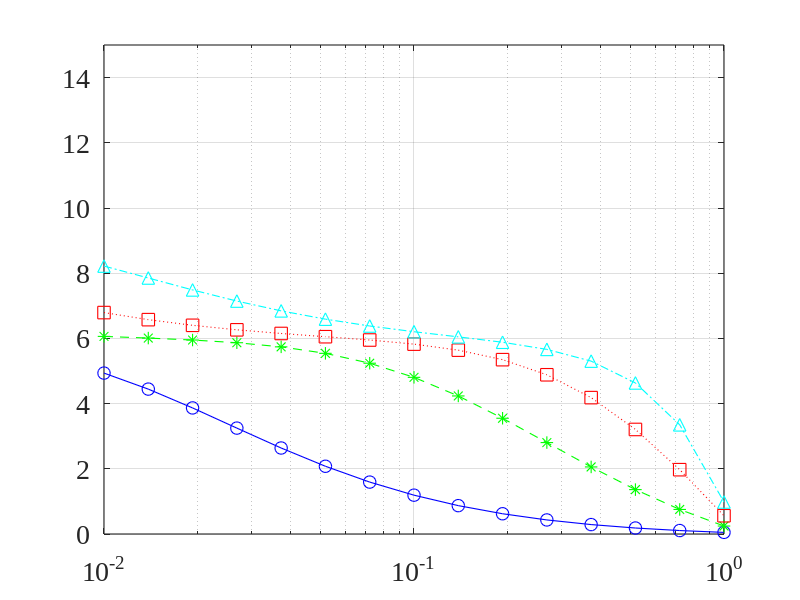
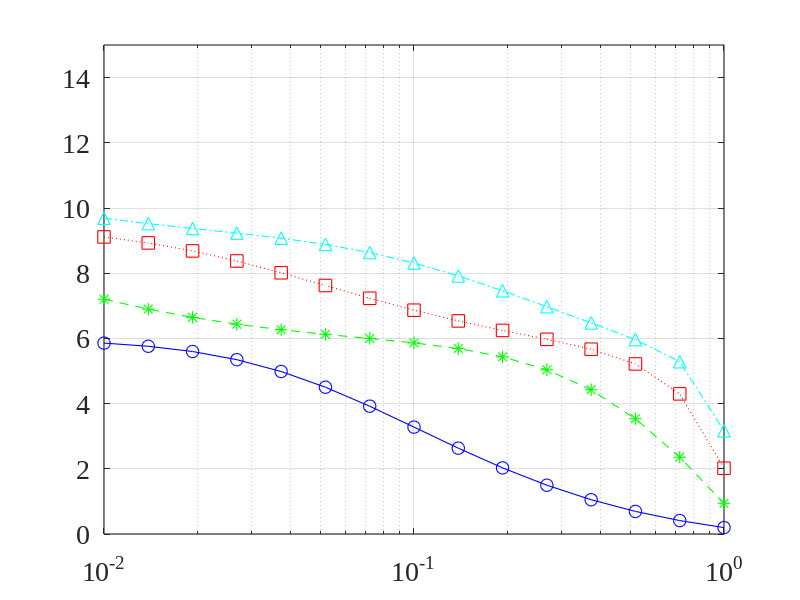
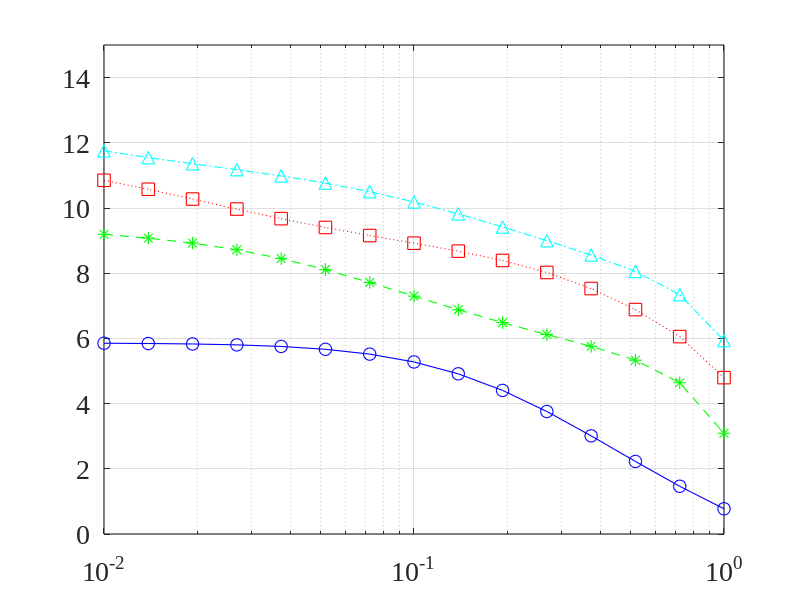
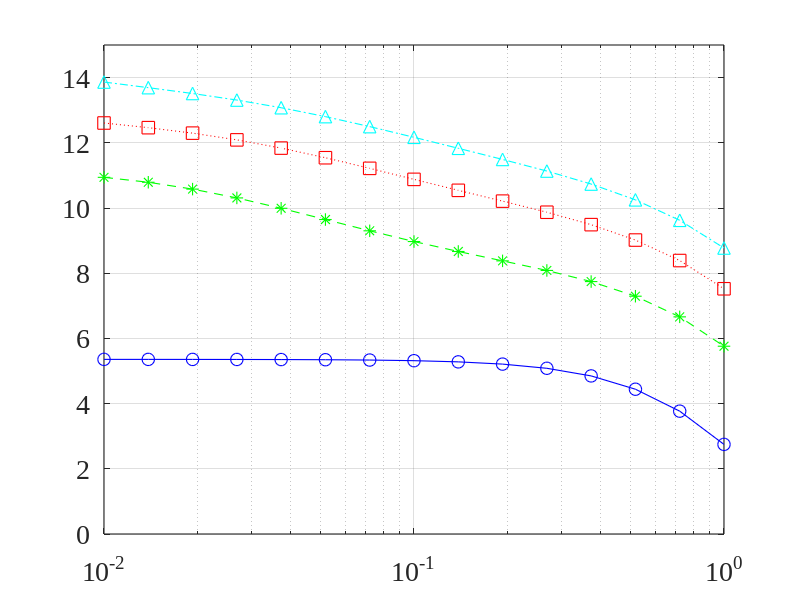

These charts were generated, in order, by the following MATLAB code:
close all; clc; clear all;
linewd = 0.8;
hcfontsize = 20;
MarkerSize=9;
c=340;

theta_d=0/180*pi;
delta=1e-2;
f_vec=[1 2 4 8]*1e3;  % frequencies

M_values=[2 4 6 8]; % Number of sensors

alpha_values=logspace(-2,0,15)';  % frequency

D1_dB_values=zeros(length(alpha_values),length(M_values));
D2_dB_values=zeros(length(alpha_values),length(M_values));
D3_dB_values=zeros(length(alpha_values),length(M_values));
D4_dB_values=zeros(length(alpha_values),length(M_values));

for idxM=1:length(M_values)
    M=M_values(idxM);
    [m_mat,n_mat]=meshgrid(1:M,1:M);
    for idx_a=1:length(alpha_values)
        alpha=alpha_values(idx_a);
        fk=f_vec(1);
        d=exp(-1i*2*pi*fk*delta/c*(0:M-1)'*cos(theta_d));
        Gamma0=sinc(2*fk*delta/c*(m_mat-n_mat));
        Gamma_alpha=(1-alpha)*Gamma0+alpha*eye(M);
        h=(Gamma_alpha\d)/(d'/Gamma_alpha*d);
        D1_dB_values(idx_a,idxM)=10*log10(abs(h'*d)^2/(h'*Gamma0*h));
        fk=f_vec(2);
        d=exp(-1i*2*pi*fk*delta/c*(0:M-1)'*cos(theta_d));
        Gamma0=sinc(2*fk*delta/c*(m_mat-n_mat));
        Gamma_alpha=(1-alpha)*Gamma0+alpha*eye(M);
        h=(Gamma_alpha\d)/(d'/Gamma_alpha*d);
        D2_dB_values(idx_a,idxM)=10*log10(abs(h'*d)^2/(h'*Gamma0*h));
        fk=f_vec(3);
        d=exp(-1i*2*pi*fk*delta/c*(0:M-1)'*cos(theta_d));
        Gamma0=sinc(2*fk*delta/c*(m_mat-n_mat));
        Gamma_alpha=(1-alpha)*Gamma0+alpha*eye(M);
        h=(Gamma_alpha\d)/(d'/Gamma_alpha*d);
        D3_dB_values(idx_a,idxM)=10*log10(abs(h'*d)^2/(h'*Gamma0*h));
        fk=f_vec(4);
        d=exp(-1i*2*pi*fk*delta/c*(0:M-1)'*cos(theta_d));
        Gamma0=sinc(2*fk*delta/c*(m_mat-n_mat));
        Gamma_alpha=(1-alpha)*Gamma0+alpha*eye(M);
        h=(Gamma_alpha\d)/(d'/Gamma_alpha*d);
        D4_dB_values(idx_a,idxM)=10*log10(abs(h'*d)^2/(h'*Gamma0*h));
    end
end

figure
semilogx(alpha_values,D1_dB_values(:,1),'-bo','linewidth',linewd, 'MarkerSize',MarkerSize);
hold on
semilogx(alpha_values,D1_dB_values(:,2),'--g*','linewidth',linewd, 'MarkerSize',MarkerSize);
semilogx(alpha_values,D1_dB_values(:,3),':rs','linewidth',linewd, 'MarkerSize',MarkerSize);
semilogx(alpha_values,D1_dB_values(:,4),'-.c^','linewidth',linewd, 'MarkerSize',MarkerSize);
hold off
set(gca, 'Color', [1, 1, 1]); 
set(gca, 'FontName', 'Times New Roman');
set(gca, 'FontSize', hcfontsize);
set(gca, 'LineWidth', linewd); 
set(gca,'YLim',[0 15]);
box on; grid on;

figure
semilogx(alpha_values,D2_dB_values(:,1),'-bo','linewidth',linewd, 'MarkerSize',MarkerSize);
hold on
semilogx(alpha_values,D2_dB_values(:,2),'--g*','linewidth',linewd, 'MarkerSize',MarkerSize);
semilogx(alpha_values,D2_dB_values(:,3),':rs','linewidth',linewd, 'MarkerSize',MarkerSize);
semilogx(alpha_values,D2_dB_values(:,4),'-.c^','linewidth',linewd, 'MarkerSize',MarkerSize);
hold off
set(gca, 'Color', [1, 1, 1]); 
set(gca, 'FontName', 'Times New Roman');
set(gca, 'FontSize', hcfontsize);
set(gca, 'LineWidth', linewd); 
set(gca,'YLim',[0 15]);
box on; grid on;

figure
semilogx(alpha_values,D3_dB_values(:,1),'-bo','linewidth',linewd, 'MarkerSize',MarkerSize);
hold on
semilogx(alpha_values,D3_dB_values(:,2),'--g*','linewidth',linewd, 'MarkerSize',MarkerSize);
semilogx(alpha_values,D3_dB_values(:,3),':rs','linewidth',linewd, 'MarkerSize',MarkerSize);
semilogx(alpha_values,D3_dB_values(:,4),'-.c^','linewidth',linewd, 'MarkerSize',MarkerSize);
hold off
set(gca, 'Color', [1, 1, 1]); 
set(gca, 'FontName', 'Times New Roman');
set(gca, 'FontSize', hcfontsize);
set(gca, 'LineWidth', linewd); 
set(gca,'YLim',[0 15]);
box on; grid on;

figure
semilogx(alpha_values,D4_dB_values(:,1),'-bo','linewidth',linewd, 'MarkerSize',MarkerSize);
hold on
semilogx(alpha_values,D4_dB_values(:,2),'--g*','linewidth',linewd, 'MarkerSize',MarkerSize);
semilogx(alpha_values,D4_dB_values(:,3),':rs','linewidth',linewd, 'MarkerSize',MarkerSize);
semilogx(alpha_values,D4_dB_values(:,4),'-.c^','linewidth',linewd, 'MarkerSize',MarkerSize);
hold off
set(gca, 'Color', [1, 1, 1]); 
set(gca, 'FontName', 'Times New Roman');
set(gca, 'FontSize', hcfontsize);
set(gca, 'LineWidth', linewd); 
set(gca,'YLim',[0 15]);
box on; grid on;
